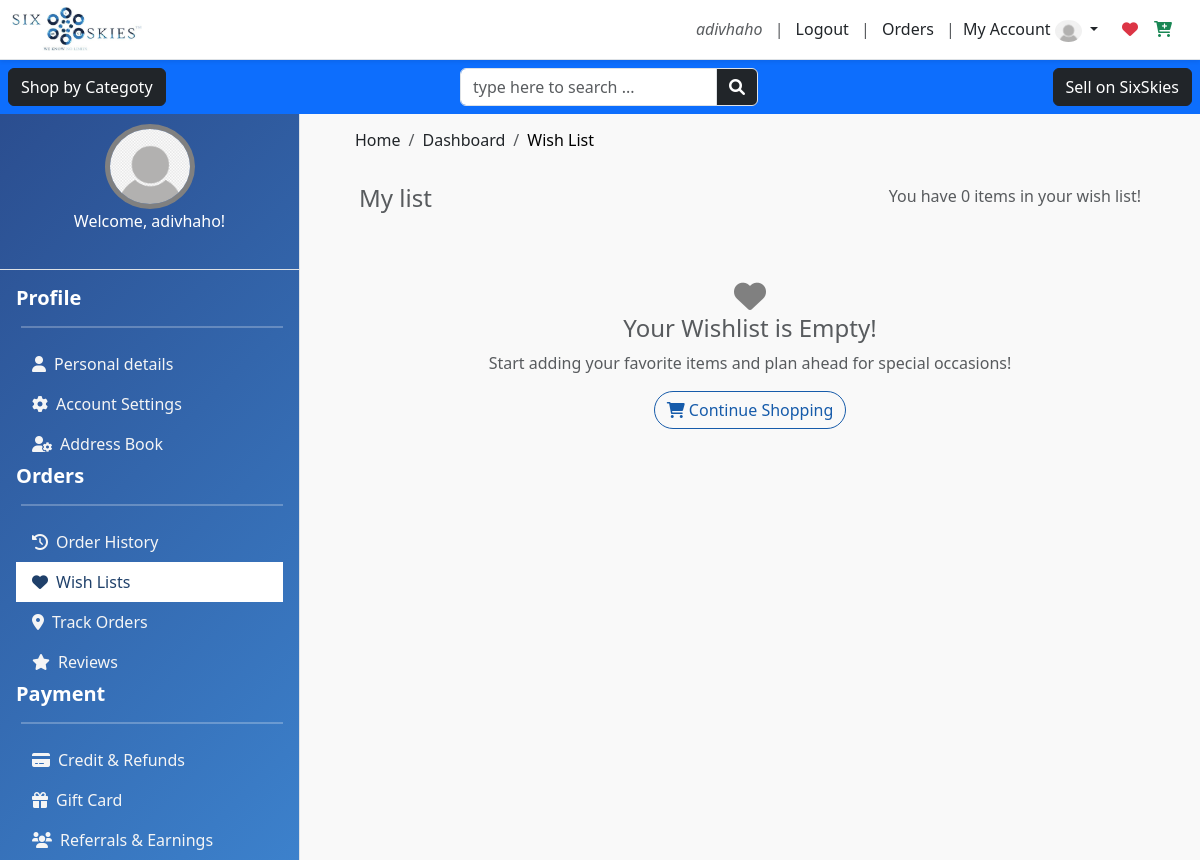
The app's page /dashboard/wish_lists/ (signed in), older data.
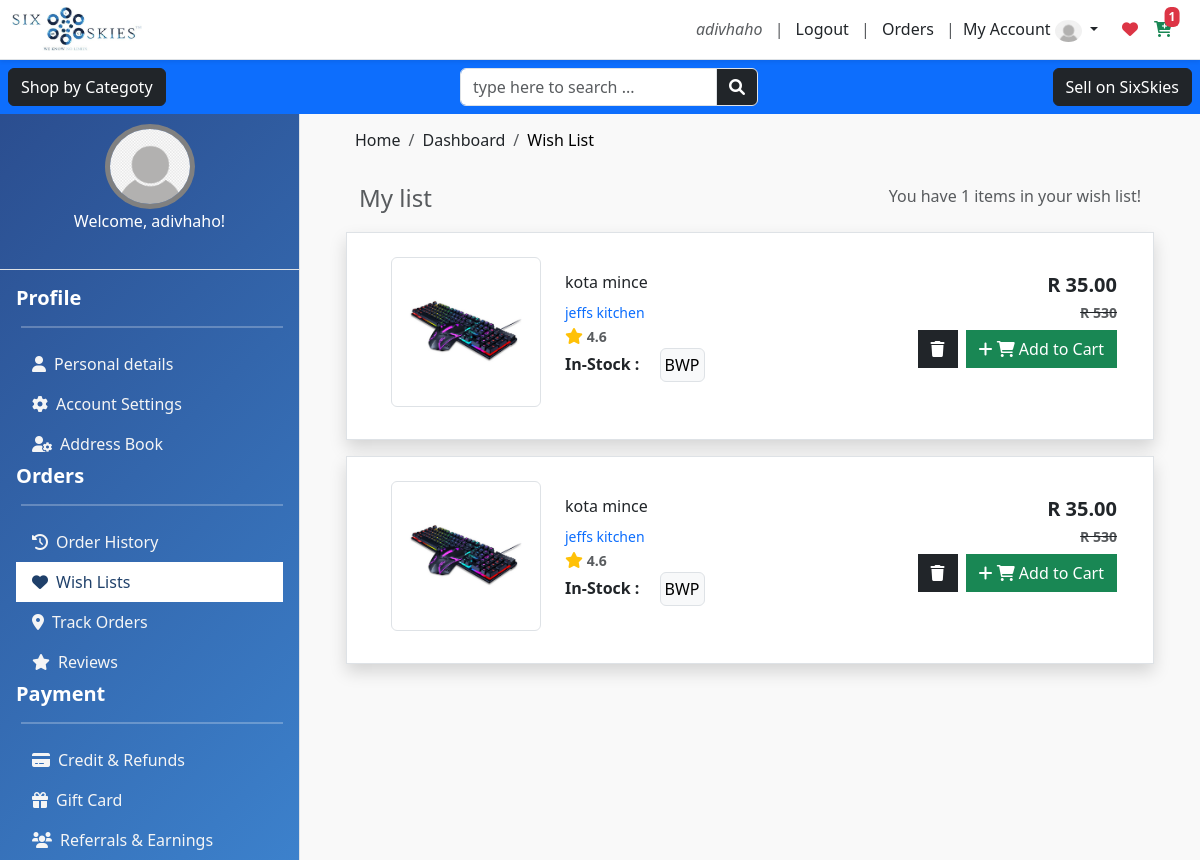
The same page, newer data.
### user/wrap_models/cart_models.py (models this page shows, shortened)
class Wishlist(models.Model):
    user = models.ForeignKey(User, on_delete=models.CASCADE)
    product = models.ForeignKey(Product, on_delete=models.CASCADE)
    added_at = models.DateTimeField(auto_now_add=True)

### seller/wrap_models/product_model.py (models this page shows, shortened)
class Product(models.Model):
    CATEGORIES = [
        ('dropship', 'Dropship'),
        ('food', 'Food & Beverages'),
        ('clothing', 'Clothing'),
        ('technology', 'Technology'),
        ('other', 'Other'),
    ]
    STATUS_CHOICES = [
        ('active', 'Active'),
        ('inactive', 'Inactive'),
        ('pending', 'Pending'),
        ('banned', 'banned'),
        ('reected', 'rejected'),
    ]
    business = models.ForeignKey(BusinessInformation, on_delete=models.CASCADE, related_name="products")
    name = models.CharField(max_length=200)
    category = models.CharField(max_length=50, choices=CATEGORIES, default='other')
    price = models.DecimalField(max_digits=10, decimal_places=2)
    quantity = models.PositiveIntegerField()
    description = models.TextField()
    small_description = models.TextField(null=True)
    status = models.CharField(max_length=50, choices=STATUS_CHOICES, default="pending")
    is_flagged = models.BooleanField(default=False)
    sales = models.PositiveIntegerField(default=0)
    timestamp = models.DateTimeField(auto_now_add=True, null=True)

### seller/wrap_models/business_model.py (models this page shows)
class BusinessInformation(models.Model):
    BUSINESS_CATEGORIES = [
        ('dropship', 'Dropship'),
        ('food', 'Food & beverages'),
        ('clothing', 'Clothing'),
        ('technology', 'Technology'),
        ('other', 'Other'),
    ]
    name = models.CharField(max_length=200)
    business_type = models.CharField(max_length=200)
    description = models.TextField()
    registration_number = models.CharField(max_length=200, unique=False)
    category = models.CharField(max_length=50, choices=BUSINESS_CATEGORIES, default='other')
    phone = models.CharField(max_length=20, blank=True, null=False)
    telephone = models.CharField(max_length=20, blank=True, null=True)
    email = models.CharField(max_length=200,unique=False)
    owner = models.ForeignKey(User, on_delete=models.CASCADE, related_name="businesses")
    open_time = models.CharField(max_length=50)
    close_time = models.CharField(max_length=50)
    date_created = models.DateTimeField(auto_now_add=True)
    status = models.CharField(max_length=50, default="pending")
    def __str__(self):
        return self.name
    class Meta:
        verbose_name_plural = "Businesses"

### user/views.py (the view)
# urls.py: path('dashboard/wish_lists/', views.wish_lists, name='wish_lists'),
@login_required_custom
def wish_lists(request):
    items = get_cart_items(request.user)
    wishlist_items = Wishlist.objects.filter(user=request.user).all()
    price_total = get_cart_total(wishlist_items)
    return render(request, 'home/wish_lists.html',{'wishlist_total':price_total,'wishlist_items':wishlist_items,'wishlist_items_count':items,"cart_items_count":get_cart_items(request.user)})

### user/utils.py (called while the page is built)
def login_required_custom(view_func):
    @wraps(view_func)
    def _wrapped_view(request, *args, **kwargs):
        if request.user.is_authenticated:
            return view_func(request, *args, **kwargs)
        return redirect('signin')  # Redirect to login page if not authenticated
    return _wrapped_view

### user/views.py (called while the page is built)
def get_cart_items(user):
    return Cart.objects.filter(user=user).all().count()

def get_cart_total(cart_items):
    total = 0
    for item in cart_items:
        total += item.product.price
    return total

### user/templates/home/wish_lists.html (shortened to what this page needs)
{% extends 'products/shop_base.html' %}
{% load static %}
{% block nav %}
            <ul class="nav flex-column px-3 mt-3">
                <div class="flex-container ">
                    <h5 class="fw-bold">Profile </h5>
                    <hr >
                </div>
                <li class="nav-item">
                    <a class="nav-link d-flex align-items-center" href="{% url 'profile' %}">
                        <i class="fas fa-user me-2"></i> Personal details
                    </a>
                </li>
                <li class="nav-item">
                    <a class="nav-link d-flex align-items-center" href="{% url 'account_settings' %}">
                        <i class="fas fa-cog me-2"></i> Account Settings
                    </a>
                </li>
                 <li class="nav-item">
                    <a class="nav-link d-flex align-items-center" href="{% url 'address' %}">
                        <i class="fas fa-user-cog me-2"></i> Address Book
                    </a>
                </li>
                  <div class="flex-container ">
                <h5 class="fw-bold">Orders</h5>
                 <hr >
             </div>
                <li class="nav-item">
                    <a class="nav-link d-flex align-items-center" href="{% url 'order_history' %}">
                        <i class="fas fa-history me-2"></i> Order History
                    </a>
                </li>
                <li class="nav-item">
                    <a class="nav-link d-flex align-items-center active" href="{% url 'wish_lists' %}">
                        <i class="fas fa-heart me-2"></i> Wish Lists
                    </a>
                </li>
                <li class="nav-item">
                    <a class="nav-link d-flex align-items-center" href="{% url 'track_orders' %}">
                        <i class="fas fa-map-marker-alt me-2"></i> Track Orders
                    </a>
                </li>
                <li class="nav-item">
                    <a class="nav-link d-flex align-items-center" href="{% url 'buyer_reviews' %}">
                        <i class="fas fa-star me-2"></i> Reviews
                    </a>
                </li>
<div class="flex-container">
    <h5 class="fw-bold text-white">Payment</h5>
    <hr>
</div>
<li class="nav-item">
    <a class="nav-link d-flex align-items-center" href="{% url 'credit' %}">
        <i class="fas fa-credit-card me-2"></i> Credit & Refunds
    </a>
</li>
<li class="nav-item">
    <a class="nav-link d-flex align-items-center" href="{% url 'gift_card' %}">
        <i class="fas fa-gift me-2"></i> Gift Card
    </a>
</li>
<li class="nav-item">
    <a class="nav-link d-flex align-items-center" href="{% url 'referrals_earnings' %}">
        <i class="fas fa-users me-2"></i> Referrals & Earnings
    </a>
</li>
            </ul>
            {% endblock %}
{% block content %}
<div class="container  p-0">
    <nav aria-label="breadcrumb ">
        <ol class="breadcrumb" style=" border-radius: 0; padding: 8px 15px;">
            <li class="breadcrumb-item">
                <a href="{% url 'home' %}" class="text-dark text-decoration-none">Home</a>
            </li>
            <li class="breadcrumb-item">
                <a href="{% url 'dash' %}" class="text-dark text-decoration-none">Dashboard</a>
            </li>
            <li class="breadcrumb-item active" aria-current="page" style="color: black;">Wish List</li>
        </ol>
    </nav>
    <div class="row pad">
            <div class="col-12 text-center p-3 py-2 d-flex justify-content-between pad">
                <h4 class="text-muted">My list</h4>
                <p class="text-muted">You have {{wishlist_items_count}} items in your wish list!</p>
            </div>
        {% if wishlist_items %}
            {% for wishlist_item in wishlist_items %}
            <div class="pad">
               <div class="row p-4 border  shadow d-flex justify-content-between mb-3" style="background-color:white;">
                <div class="col-12 col-md-6 d-flex justify-content-start mb-2">
                        <div class="border rounded mx-2 " style="width: 150px; height: 150px; overflow: hidden;">
                            <img src="{% static 'images/order2.png' %}" alt="product image" style="width: 100%; height: 100%; object-fit: contain;">
                        </div>
                        <div class="p-3">
                            <h6 >{{wishlist_item.product.name}} </h6>
                            <span class="text-primary small">{{wishlist_item.product.business}}</span><br>
                            <i class="fa fa-star text-warning"></i><span class="text-muted small fw-bold"> 4.6</span><br>
                            <span class="text-dark fw-bold">In-Stock : <button class="btn btn-light border  p-1 mx-3 small">BWP</button></span><br>
                        </div>
                </div>
                    <div class="col-12 col-md-6 mt-3">
                        <div class="d-flex justify-content-end">
                            <h5 class="fw-bold ">R {{wishlist_item.product.price}}</h5>
                        </div>
                         <div class="d-flex justify-content-end">
                            <del><h6 class="text-muted small fw-bold">R 530</h6></del>
                        </div>
                        <div class="d-flex justify-content-end">
                            <button class="btn btn-dark rounded-0 mx-2" onclick="deleteWishlist({{wishlist_item.id}})"><i class="fa fa-trash"></i> </button>
                            <button class="btn btn-success rounded-0 " onclick="addCart({{wishlist_item.product.id}})"><i class="fa fa-plus"></i> <i class="fa fa-shopping-cart"></i> Add to Cart</button>
                        </div>
                    </div>
               </div>
           </div>
            {% endfor %}
        {% else %}
           <div class="col-12 text-center py-5 " >
                <i class="fa fa-heart" style="color: gray; font-size: 2rem;"></i>
                <h4 class="text-muted">Your Wishlist  is Empty!</h4>
                <p class="text-muted">Start adding your favorite items and plan ahead for special occasions!</p>
                <a href="{% url 'home' %}" class="btn btn-outline-primary rounded-pill" style="border-color: #165baa; color: #165baa;">
                    <i class="fas fa-shopping-cart"></i> Continue Shopping
                </a>
            </div>
        {% endif %}
</div>
{% endblock %}

### shop/templates/products/shop_base.html (shortened to what this page needs)
<!DOCTYPE html>
<html lang="en">
<head>
    {% load static %}
     <link rel="stylesheet" href="{% static 'css/bootstrap.min.css' %}">
      <link rel="stylesheet" href="https://cdnjs.cloudflare.com/ajax/libs/font-awesome/6.0.0-beta3/css/all.min.css">
      <link rel="stylesheet" href="{% static 'css/message.css' %}">
</head>
<body>
<nav id="navbar" class="navbar navbar-expand-lg navbar-light bg-white shadow-sm">
    <div class="container-fluid">
        <img class="nav-logo" src="{% static '/images/logo.png' %}" alt="Logo"  width="130px"height="auto">
        <div class="d-flex justify-content-end">
            <div class="on-nav">
                <span>
                    <i class="text-muted">{{user.username}}</i>
                </span>
                <span class="text-muted p-2">
                    |
                </span>
                <span>
                    <a href="{% url 'logout'%}" class="text-decoration-none text-dark"> Logout</a>
                </span>
                 <span class="text-muted p-2">
                    |
                </span>
                <span>
                    <a href="{% url 'order_history' %}" class="text-decoration-none text-dark" >Orders</a>
                </span>
                 <span class="text-muted p-2">
                     |
                </span>
            </div>
             <a class="nav-link dropdown-toggle on-nav pe-4" href="#" id="profileDropdown" role="button" data-bs-toggle="dropdown">
                  <span> My Account</span>
                    <img src="{% static 'images/default_profile.png' %}" alt="Profile" class="rounded-circle" height="22" />
            </a>
             <a class="on-nav" href="{% url 'wish_lists' %}">
                <i class="fas fa-heart  text-danger "></i>
            </a>
            <a class="px-3" href="{% url 'cart' %}">
                <i class="fas fa-cart-plus  text-success "></i>
                {% if cart_items_count > 0 %}
                    <span class="badge bg-danger position-absolute top-10 start-95 translate-middle p-1  border-circle">
                        {{ cart_items_count }}
                    </span>
                {% endif %}
            </a>
        </div>
    </div>
</nav>
{% block secend_nav %}
<div class="on-nav">
    <div class=" bg-primary p-2 d-flex justify-content-between w-100" style="position: fixed; z-index: 1100; display: none;">
        <p class=" m-0" >
          <button class="btn btn-dark " type="button" data-bs-toggle="collapse" data-bs-target="#collapseExample" aria-expanded="false" aria-controls="collapseExample">
           Shop by Categoty
          </button>
        </p>
         <form method="POST "  class="forms">
                <div class="input-group flex-nowrap w-100">
                  <input type="text" class="form-control w-100" placeholder="type here to search ..."  aria-label="Username" aria-describedby="addon-wrapping">
                  <span class="input-group-text bg-dark" id="addon-wrapping"><i class="fa fa-search text-white"></i></span>
                </div>
        </form>
        <div class="">
            <a href="{% url 'business' %}" class="btn btn-dark "> Sell on SixSkies</a>
        </div>
 </div>
</div>
{% endblock %}
<div class="container-fluid">
    <div class="row ">
         <div class="col-md-3 sidebar" id="sidebar">
            <div class="close-btn">
            </div>
            <div class="profile-upload">
                <img id="profileImage" src="{% static 'images/default_profile.png' %}" alt="Profile Image">
                <p class="welcome-text">Welcome, {{ user.username }}!</p>
            </div>
            {% block nav %}{% endblock %}
        </div>
        <div class="col-md-9 content ">
            <div class="inner">
            {% block content %}
            {% endblock content %}
            </div>
        </div>
    </div>
</div>
</body>
</html>

Row changes from the older to the newer data that the page shows:
added Wishlist: product.name "kota mince", product.business "jeffs kitchen", product.price "35.00"
added Wishlist: product.name "kota mince", product.business "jeffs kitchen", product.price "35.00"
Text that changed along with them:
{{ cart_items_count }}: (not shown) → "1"
{{ wishlist_items_count }}: "0" → "1"
text no longer shown: "Your Wishlist is Empty! Start adding your favorite items and plan ahead for special occasions! Continue Shopping"
